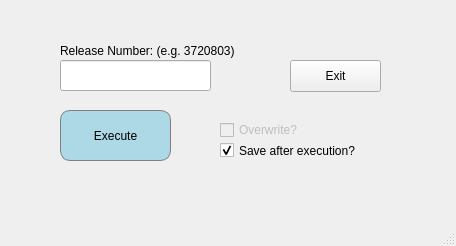
<?xml version="1.0" encoding="UTF-8"?>
<ui version="4.0">
 <class>main</class>
 <widget class="QMainWindow" name="main">
  <property name="enabled">
   <bool>true</bool>
  </property>
  <property name="geometry">
   <rect>
    <x>0</x>
    <y>0</y>
    <width>456</width>
    <height>246</height>
   </rect>
  </property>
  <property name="windowTitle">
   <string>Believe Digital Autofill Form</string>
  </property>
  <property name="autoFillBackground">
   <bool>false</bool>
  </property>
  <widget class="QWidget" name="centralwidget">
   <widget class="QLineEdit" name="releaseNumberInput">
    <property name="geometry">
     <rect>
      <x>60</x>
      <y>60</y>
      <width>151</width>
      <height>31</height>
     </rect>
    </property>
    <property name="text">
     <string/>
    </property>
   </widget>
   <widget class="QLabel" name="releaseNumberLabel">
    <property name="geometry">
     <rect>
      <x>60</x>
      <y>40</y>
      <width>221</width>
      <height>21</height>
     </rect>
    </property>
    <property name="text">
     <string>Release Number: (e.g. 3720803)</string>
    </property>
   </widget>
   <widget class="QPushButton" name="executeButton">
    <property name="enabled">
     <bool>true</bool>
    </property>
    <property name="geometry">
     <rect>
      <x>60</x>
      <y>110</y>
      <width>111</width>
      <height>51</height>
     </rect>
    </property>
    <property name="statusTip">
     <string/>
    </property>
    <property name="accessibleName">
     <string/>
    </property>
    <property name="autoFillBackground">
     <bool>false</bool>
    </property>
    <property name="styleSheet">
     <string notr="true">border: 1px solid gray;
border-radius: 10px;
background-color: lightblue;
</string>
    </property>
    <property name="text">
     <string>Execute</string>
    </property>
    <property name="default">
     <bool>false</bool>
    </property>
    <property name="flat">
     <bool>false</bool>
    </property>
   </widget>
   <widget class="QCheckBox" name="checkBox">
    <property name="enabled">
     <bool>false</bool>
    </property>
    <property name="geometry">
     <rect>
      <x>220</x>
      <y>120</y>
      <width>87</width>
      <height>20</height>
     </rect>
    </property>
    <property name="text">
     <string>Overwrite?</string>
    </property>
   </widget>
   <widget class="QCheckBox" name="isSave">
    <property name="geometry">
     <rect>
      <x>220</x>
      <y>140</y>
      <width>161</width>
      <height>21</height>
     </rect>
    </property>
    <property name="text">
     <string>Save after execution?</string>
    </property>
    <property name="checked">
     <bool>true</bool>
    </property>
   </widget>
   <widget class="QLabel" name="message">
    <property name="geometry">
     <rect>
      <x>60</x>
      <y>170</y>
      <width>331</width>
      <height>31</height>
     </rect>
    </property>
    <property name="text">
     <string/>
    </property>
   </widget>
   <widget class="QPushButton" name="exitButton">
    <property name="geometry">
     <rect>
      <x>290</x>
      <y>60</y>
      <width>91</width>
      <height>32</height>
     </rect>
    </property>
    <property name="text">
     <string>Exit</string>
    </property>
   </widget>
  </widget>
  <widget class="QStatusBar" name="statusbar"/>
 </widget>
 <resources/>
 <connections/>
</ui>
